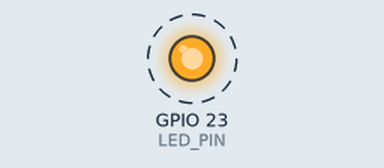
This sketch was run on a simulated ESP32. On the bench: output pins drawn as LEDs (lit = HIGH). Dashed ring = blinking.

Above: at 0.5 s.
Timing chart, 0 to 3.5 s (numbered marks = the images above):
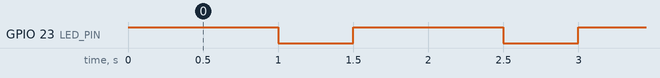

The sketch:

A06_Programacio_ESP32_Led_Constants.ino
```cpp
/*
 * Projecte: A06 Programació ESP32 - LED Blinking amb Constants
 * Curs: 2n ASIX - M14 Projecte 2 IoT (Institut %%%% %% %%%%)
 * Autor: Khalid %%%% %% %%%%
 * Descripció: Control d'un LED extern connectat al GPIO 23 amb temps
 *             d'encesa i apagat configurables mitjançant constants.
 */

// Definició del pin del LED
const int LED_PIN = 23;

// Constants de configuració dels temps de retard (en mil·lisegons)
const int TIME_ON  = 1000; // Temps que el LED romandrà encès (1s)
const int TIME_OFF = 500;  // Temps que el LED romandrà apagat (0.5s)

void setup() {
  // Configurem el pin digital GPIO 23 com a sortida (OUTPUT)
  pinMode(LED_PIN, OUTPUT);
}

void loop() {
  // Encendre el LED enviant un senyal alt (3.3V)
  digitalWrite(LED_PIN, HIGH);
  delay(TIME_ON); // Espera el temps definit per a l'encesa

  // Apagar el LED enviant un senyal baix (0V)
  digitalWrite(LED_PIN, LOW);
  delay(TIME_OFF); // Espera el temps definit per a l'apagat
}
```

Measured:
- by itself, GPIO 23 (LED_PIN): alternates HIGH for 1.0 s and LOW for 0.50 s
